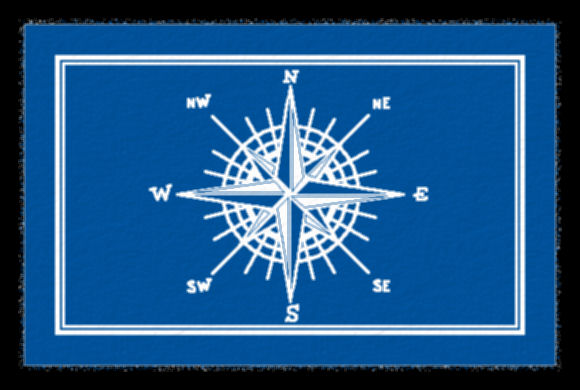
#> input picture carpet_1_orig.jpg, 580 x 390 px
$ python matching_with_searchwindow.py   (Python 2 division)
#> lines starting #> are read from the running program, lines starting #| are printed output that depends on the picture
# -*- coding: utf-8 -*-
"""
Created on Fri Feb 24 09:56:00 2017

@author: Mattijs
"""
import numpy as np
import cv2

def EvaluateMatch(img1,img2):
    MIN_MATCH_COUNT = 5;
    # Initiate ORB detector
    orb = cv2.ORB_create(nfeatures=100000)

    # find the keypoints and descriptors with ORB
    kp1, des1 = orb.detectAndCompute(img1,None)
    kp2, des2 = orb.detectAndCompute(img2,None)

    ######################BRUTEFORCE############################
    # create BFMatcher object
    bf = cv2.BFMatcher(cv2.NORM_HAMMING, crossCheck=True)

    # Match descriptors.
    matches = bf.match(des1,des2)

    # Sort them in the order of their distance.
    matches = sorted(matches, key = lambda x:x.distance)
    ############################################################

    #Convert the array of best matches to an two dimensional array
    #So that the best matches can be determined
    w, h = 2, len(matches)/2;
    Matrix = [[0 for x in range(w)] for y in range(h)]

    for i in range (0, len(matches)/2):
        for j in range (0, 2):
            Matrix[i][j] = matches[i+j]


    #tresholding the matches
    good = []
    for m,n in Matrix:
        if m.distance < 0.97*n.distance:
            good.append(m)

    #taking the i.e. the 10 matches with the shortest distance
    #better results if it's certain the larger image contains the pattern
    #for i in range (1, 25):
    #    good.append(matches[i-1])
    if len(good)>MIN_MATCH_COUNT:
        # x, y coordinates of the jeypoints in the source file
        src_pts = np.float32([ kp1[m.queryIdx].pt for m in good ]).reshape(-1,1,2)

        # x, y coordinates of the jeypoints in the destination file
        dst_pts = np.float32([ kp2[m.trainIdx].pt for m in good ]).reshape(-1,1,2)

        #seeking the min and max y-coordinate in the destination file
        #so that the founded pattern/object can be deleted
        #saves the index!!
        max = 0;
        min = img2.shape[0] #height of searching object
        for i in range (0,len(dst_pts)-1):
            print dst_pts[i][0][1]
            if dst_pts[i][0][1] < min:
                min = i
            if dst_pts[i][0][1] > max:
                max = i

        print "min :", max


        M, mask = cv2.findHomography(src_pts, dst_pts, cv2.RANSAC,5.0)
        matchesMask = mask.ravel().tolist()

        pts = np.float32([ [0,0],[0,h-1],[w-1,h-1],[w-1,0] ]).reshape(-1,1,2)
        #print pts


        dst = cv2.perspectiveTransform(pts,M)
        img2 = cv2.polylines(img2,[np.int32(dst)],True,255,3, cv2.LINE_AA)
        print "Match found!"
    else:
        print "Not enough matches are found - %d/%d" % (len(good),MIN_MATCH_COUNT)
        matchesMask = None


    draw_params = dict(matchColor = (0,255,0),
                       singlePointColor = (255,0,0),
                       flags = 2)

    img3 = cv2.drawMatches(img1,kp1,img2,kp2,good,None,**draw_params)

    cv2.imshow('image',img3)
    cv2.waitKey(0)
    cv2.destroyAllWindows()

#######################################################################################################
#MIN_WIDTH_SW = 10; #minimum width of search window
#MIN_HEIGHT_SW = 5; #minimum height of search window
STEP_SIZE_PARAM = 5 #rate that search window increases

print cv2.__version__
singleCarpet = cv2.imread('carpet_1_orig.jpg') # SingleCarpet
#> singleCarpet is the input picture: shape (390, 580, 3); mean B, G, R 135.8, 85.7, 30.5
frame = cv2.imread('repeat.jpg') # ComposedCarpet
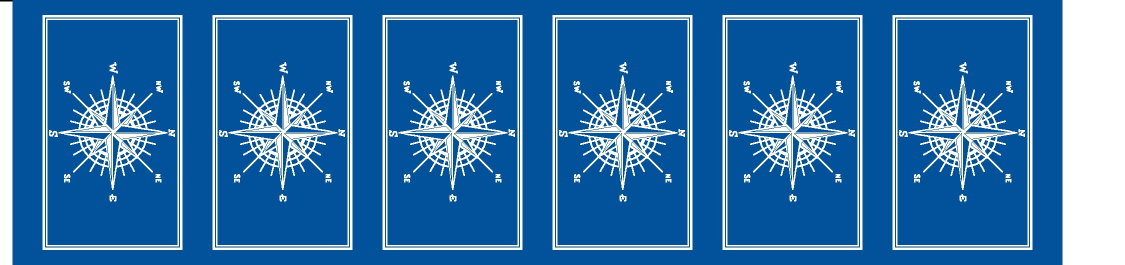
#> input picture repeat.jpg, 2250 x 530 px (shown at 1/2 size)
#> frame is the input picture: shape (530, 2250, 3); mean B, G, R 172.1, 114.8, 50.6

full_width = frame.shape[1] #comparing with MIN_WIDTH_SW this is the maximum
#> full_width = 2250
full_height = frame.shape[0] #idem
#> full_height = 530

#concreate increment of searchwindow
step_size_width = full_width/STEP_SIZE_PARAM
#> step_size_width = 450
#step_size_height = full_height/STEP_SIZE_PARAM

current_width = step_size_width
#> current_width = 450
#current_height = step_size_height


#full image loaded
full_flag = 0;
teller = 0;
while(full_flag == 0):
    teller = teller + 1
    #searchwindow = frame[0:current_height, 0:current_width]
    searchwindow = frame[0:full_height, 0:current_width]
    #current_height = current_height + step_size_height
    current_width = current_width + step_size_width
    EvaluateMatch(singleCarpet,searchwindow)
#    cv2.imshow('image',searchwindow)
#    cv2.waitKey(0)
#    cv2.destroyAllWindows()
    if teller == STEP_SIZE_PARAM:
        full_flag = 1
#> this loop made 5 passes
#> (matches in EvaluateMatch, h in EvaluateMatch, matchesMask in EvaluateMatch, pts in EvaluateMatch) on passes 1 to 5: (1400 matches, 700, [1, 1, 1, 1, 1, 1, 1, 1, 1, 0, 0, 0, 0, 1, 0, 1, 0, 1, 1], [[0, 0], [0, 699], [1, 699], [1, 0]]), (1688 matches, 844, [0, 1, 1, 1, 1, 1, 1, 1, 0, 1, 0, 0, 1, 1, 0, 1, 0, 1], [[0, 0], [0, 843], [1, 843], [1, 0]]), (1844 matches, 922, [1, 1, 0, 1, 0, 0, 0, 0, 0, 0, 1, 1, 1, 0, 0, 0, 0, 0, 0], [[0, 0], [0, 921], [1, 921], [1, 0]]), (1932 matches, 966, [1, 1, 1, 0, 0, 0, 1, 0, 0, 0, 0, 1, 1, 1, 0, 0, 1, 1], [[0, 0], [0, 965], [1, 965], [1, 0]]), (1930 matches, 965, [0, 0, 0, 0, 0, 0, 0, 1, 0, 0, 1, 0, 0, 0, 1, 1, 1], [[0, 0], [0, 964], [1, 964], [1, 0]])
#> (printed output is left out)
#> pass 1, `searchwindow = frame[0:full_height, 0:current_width]`:
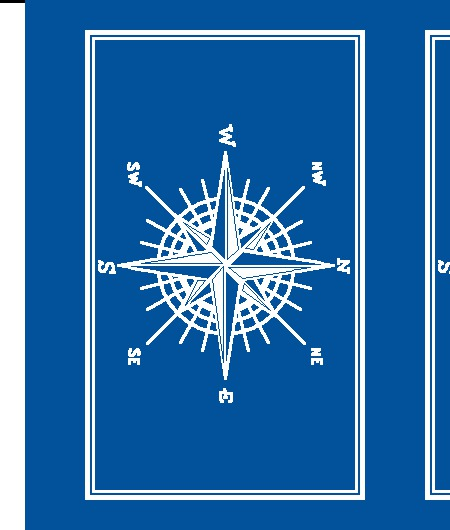
#> searchwindow: shape (530, 450, 3); mean B, G, R 170.6, 112.2, 46.8
#> pass 1, in EvaluateMatch, `img3 = cv2.drawMatches(img1,kp1,img2,kp2,good,None,**draw_params)`:
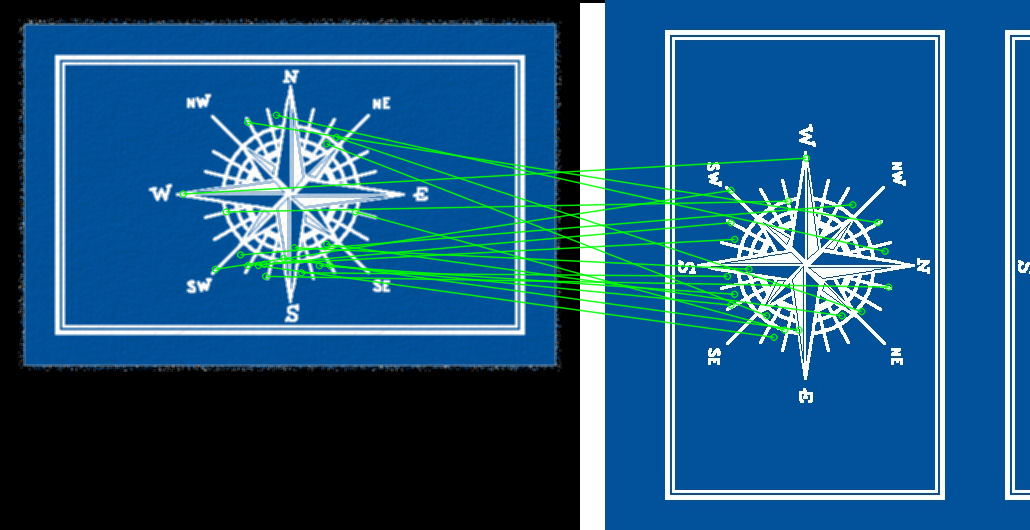
#> img3: shape (530, 1030, 3); mean B, G, R 126.7, 88, 31.7
#> pass 2, `searchwindow = frame[0:full_height, 0:current_width]`:
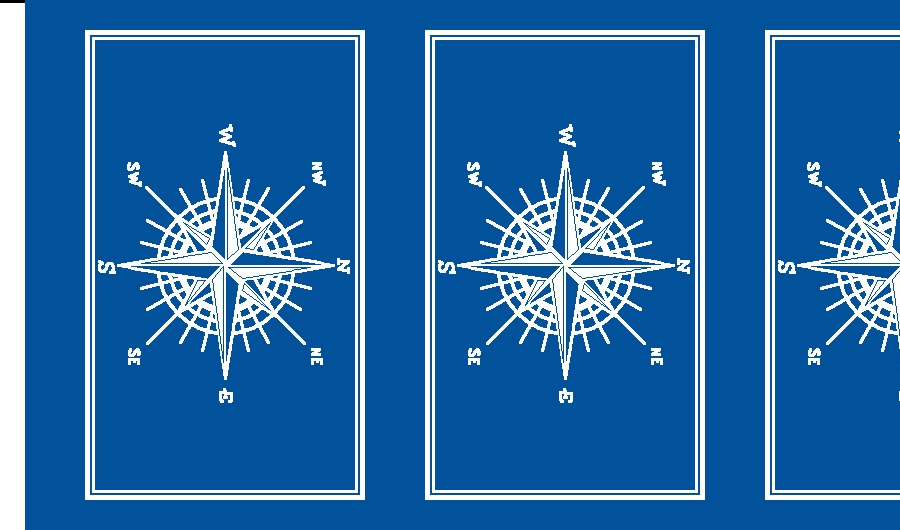
#> searchwindow: shape (530, 900, 3); mean B, G, R 168.5, 108.6, 41.6
#> pass 2, in EvaluateMatch (call 2), `img3 = cv2.drawMatches(img1,kp1,img2,kp2,good,None,**draw_params)`:
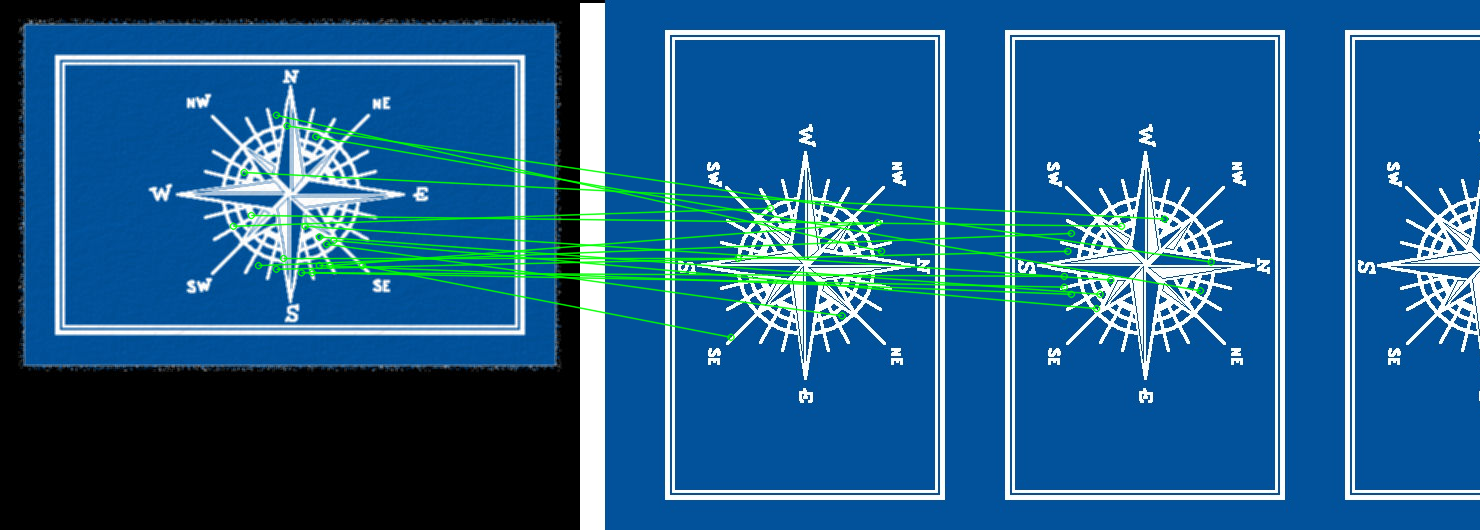
#> img3: shape (530, 1480, 3); mean B, G, R 137.9, 93.8, 32.8
#> after the loop, current_width = 2700; teller = 5
